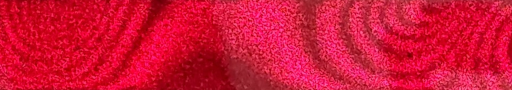
#> input picture Experiment/holo/data/free4_trim.png, 512 x 90 px, found by its file name
$ python imgfft2d.py
#> lines starting #> are read from the running program, lines starting #| are printed output that depends on the picture; after the words box and inside, x2 and y2 are one past the last pixel; in counts of white or black regions, pixels touching at a corner belong together
#!/usr/bin/env python3
# -*- coding: utf-8 -*-

from math import pi
import skimage
from PIL import Image
from PIL import ImageDraw
import numpy as np
from matplotlib import pyplot as plt


def main():
    # 画像を読み込む
    img = Image.open('free4_trim.png')
#> img is the input picture: PIL image 512x90 RGBA; mean R, G, B, A 209.6, 20.2, 53.6, 255
    # グレイスケールに変換する
    gray_img = img.convert('L')
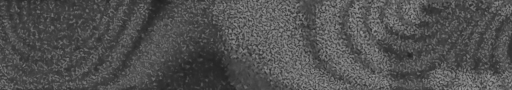
#> gray_img: PIL image 512x90 L; min 31, max 153, mean 80.6
    # NumPy 配列にする
    f_xy = np.asarray(gray_img)

    # 2 次元高速フーリエ変換で周波数領域の情報を取り出す
    f_uv = np.fft.fft2(f_xy)
    # 画像の中心に低周波数の成分がくるように並べかえる
    shifted_f_uv = np.fft.fftshift(f_uv)

    # フィルタ (ローパス) を用意する
    x_pass_filter = Image.new(mode='L',  # 8-bit pixels, black and white
                              size=(shifted_f_uv.shape[1],
                                    shifted_f_uv.shape[0]),
                              color=0,  # default black
                              )
#> x_pass_filter: PIL image 512x90 L; every value is 0
    # 中心に円を描く
    draw = ImageDraw.Draw(x_pass_filter)
    # 円の半径
    ellipse_r = 30
    # 画像の中心
    center = (shifted_f_uv.shape[1] // 2,
              shifted_f_uv.shape[0] // 2)
#> center = (256, 45)
    # 円の座標
    ellipse_pos = (center[0] - ellipse_r,
                   center[1] - ellipse_r,
                   center[0] + ellipse_r,
                   center[1] + ellipse_r)
#> ellipse_pos = (226, 15, 286, 75)
    draw.ellipse(ellipse_pos, fill=255)
    # フィルタ
    filter_array = np.asarray(x_pass_filter)
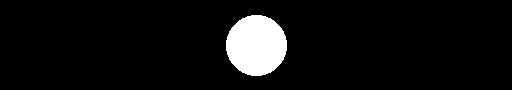
#> filter_array: shape (90, 512); 6.3% white; 1 white region, box (x1, y1, x2, y2) and area: (226, 15, 287, 76) 2909

    # フィルタを適用する
    filtered_f_uv = np.multiply(shifted_f_uv, filter_array)

    # パワースペクトルに変換する
    magnitude_spectrum2d = 20 * np.log(np.absolute(filtered_f_uv))

    # 元の並びに直す
    unshifted_f_uv = np.fft.fftshift(filtered_f_uv)
    # 2 次元逆高速フーリエ変換で空間領域の情報に戻す
    i_f_xy_complex = np.fft.ifft2(unshifted_f_uv)
    i_f_xy = abs(i_f_xy_complex)
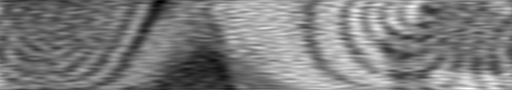
#> i_f_xy: shape (90, 512) float64; min 7149.4, max 34390.1, mean 20560.2; drawn with min black and max white
    f_xy_complex = np.fft.ifft2(i_f_xy)
    i_f_phase = np.angle(f_xy_complex)
    i_f_phase = skimage.restoration.unwrap_phase(i_f_phase)
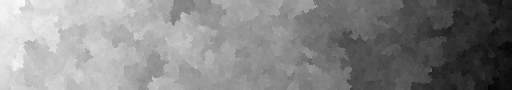
#> i_f_phase: shape (90, 512) float64; min -164.3, max 114, mean -16.5; drawn with min black and max white
    i_f_phase = abs(i_f_phase)
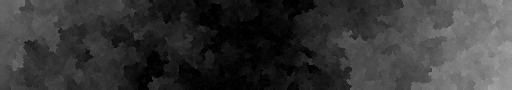
#> i_f_phase: shape (90, 512) float64; min 0, max 164.3, mean 54.5

    x = np.array([x for x in range(shifted_f_uv.shape[1])])
#> x = 512 values from 0 to 511
    y = np.array([x for x in range(shifted_f_uv.shape[0])])
#> y = 90 values from 0 to 89
    X, Y = np.meshgrid(x,y)

    fig = plt.figure(figsize = (8, 8))
    ax = fig.add_subplot(111, projection="3d")
    ax.set_xlabel("x")
    ax.set_ylabel("y")
    ax.set_zlabel("Phase Shift")
    ax.plot_wireframe(X,Y,i_f_phase,rstride=10,cstride=50)
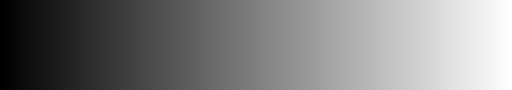
#> X: shape (90, 512) int64; min 0, max 511, mean 255.5; drawn with min black and max white
    plt.show()
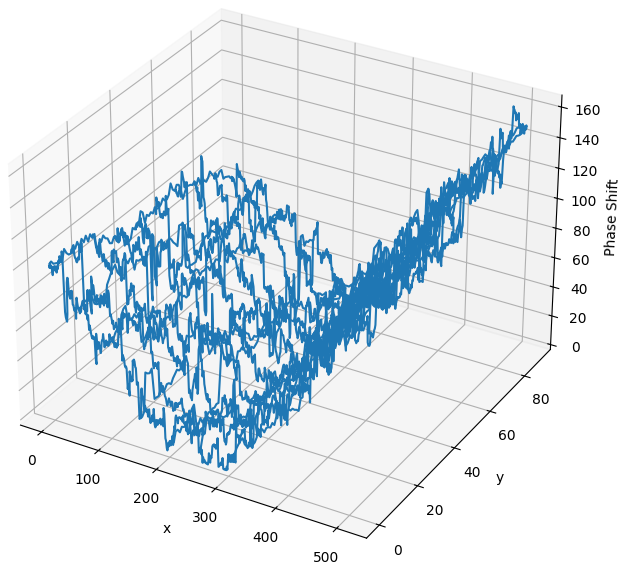
#> figure drawn by matplotlib, 1 panel

    fig, axes = plt.subplots(2, 2, figsize=(12, 12))
    for axe in axes:
        for ax in axe:
            for spine in ax.spines.values():
                spine.set_visible(False)
            ax.set_xticks([])
            ax.set_yticks([])
    # 元画像
    axes[0,0].imshow(f_xy, cmap='gray')
    axes[0,0].set_title('Input Image')
    ## フィルタ画像
    #axes[0,1].imshow(filter_array, cmap='gray')
    #axes[0,1].set_title('Filter Image')
    # フィルタされた周波数領域のパワースペクトル
    axes[0,1].imshow(magnitude_spectrum2d, cmap='gray')
    axes[0,1].set_title('Filtered Magnitude Spectrum')
    # FFT -> Band-pass Filter -> IFFT した画像
    axes[1,0].imshow(i_f_xy, cmap='gray')
    axes[1,0].set_title('Inverted FFT Image')
    # FFT -> Band-pass Filter -> IFFT した画像
    axes[1,1].imshow(i_f_phase, cmap='gray')
    axes[1,1].set_title('Phase Image')
    # グラフを表示する
    plt.show()

if __name__ == '__main__':
    main()

$ run again, with Experiment/holo/data/free3_trim.png copied over Experiment/holo/data/free4_trim.png
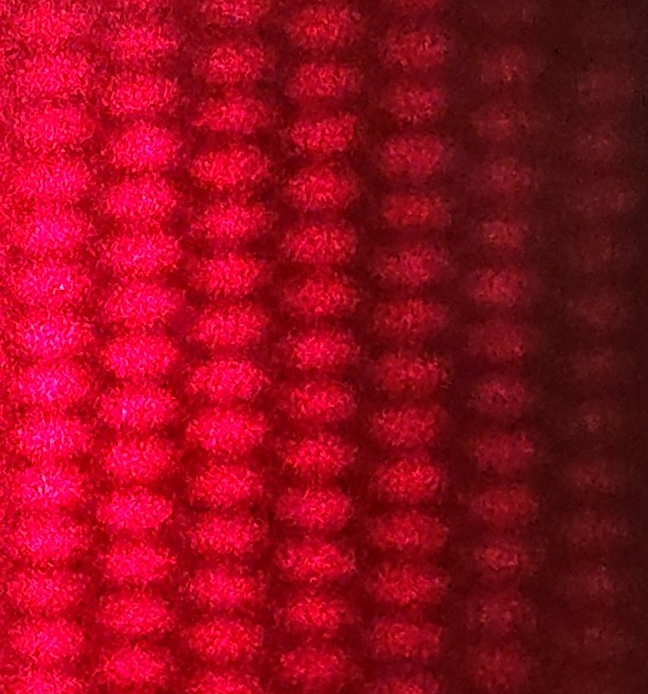
#> input picture Experiment/holo/data/free3_trim.png, 648 x 694 px, found by its file name
#> in main, img is the input picture: PIL image 648x694 RGB; mean R, G, B 150.4, 10.3, 29.8
#> x_pass_filter: PIL image 648x694 L; every value is 0
#> in main, `filter_array = np.asarray(x_pass_filter)`:
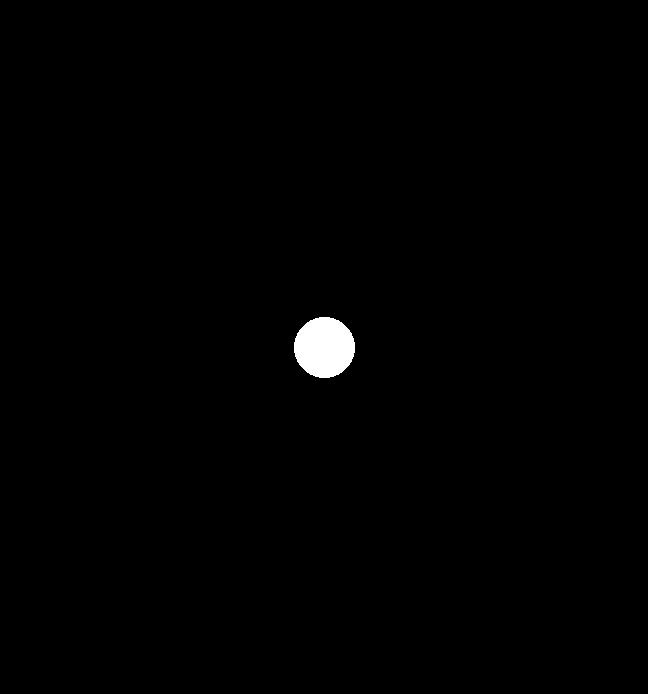
#> filter_array: shape (694, 648); 0.65% white; 1 white region, box (x1, y1, x2, y2) and area: (294, 317, 355, 378) 2909
#> in main, `plt.show()`:
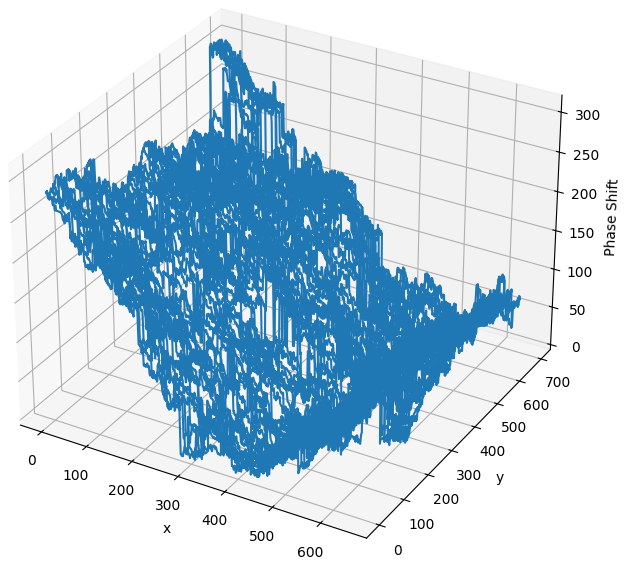
#> figure drawn by matplotlib, 1 panel

$ run again, with Experiment/holo/data/free5_trim.png copied over Experiment/holo/data/free4_trim.png
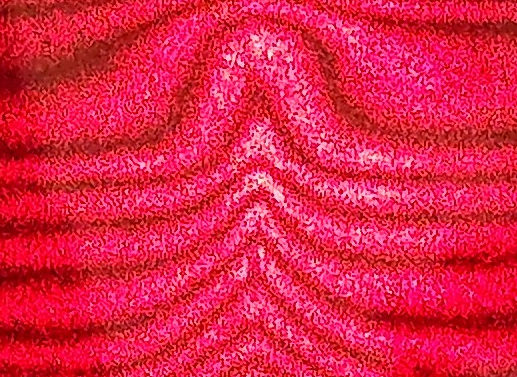
#> input picture Experiment/holo/data/free5_trim.png, 517 x 377 px, found by its file name
#> in main, img is the input picture: PIL image 517x377 RGB; mean R, G, B 221.9, 34.6, 70.5
#> x_pass_filter: PIL image 517x377 L; every value is 0
#> in main, `filter_array = np.asarray(x_pass_filter)`:
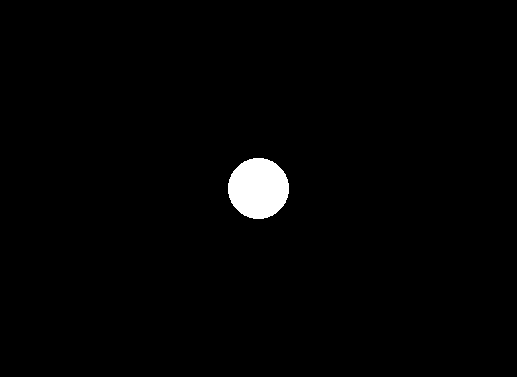
#> filter_array: shape (377, 517); 1.5% white; 1 white region, box (x1, y1, x2, y2) and area: (228, 158, 289, 219) 2909
#> in main, `plt.show()`:
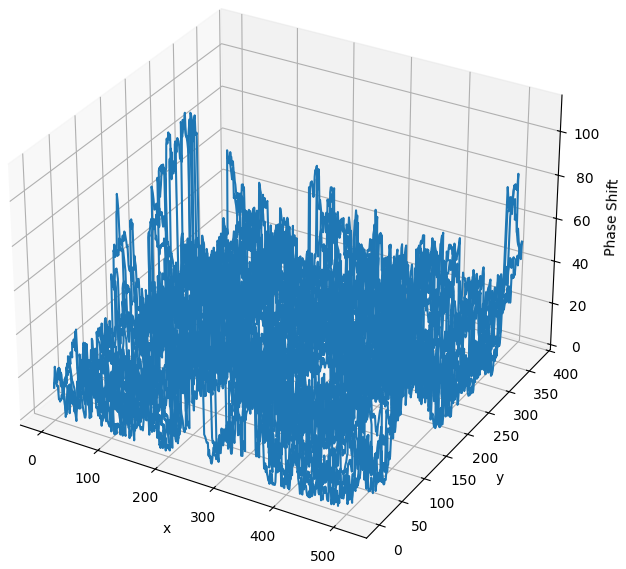
#> figure drawn by matplotlib, 1 panel
